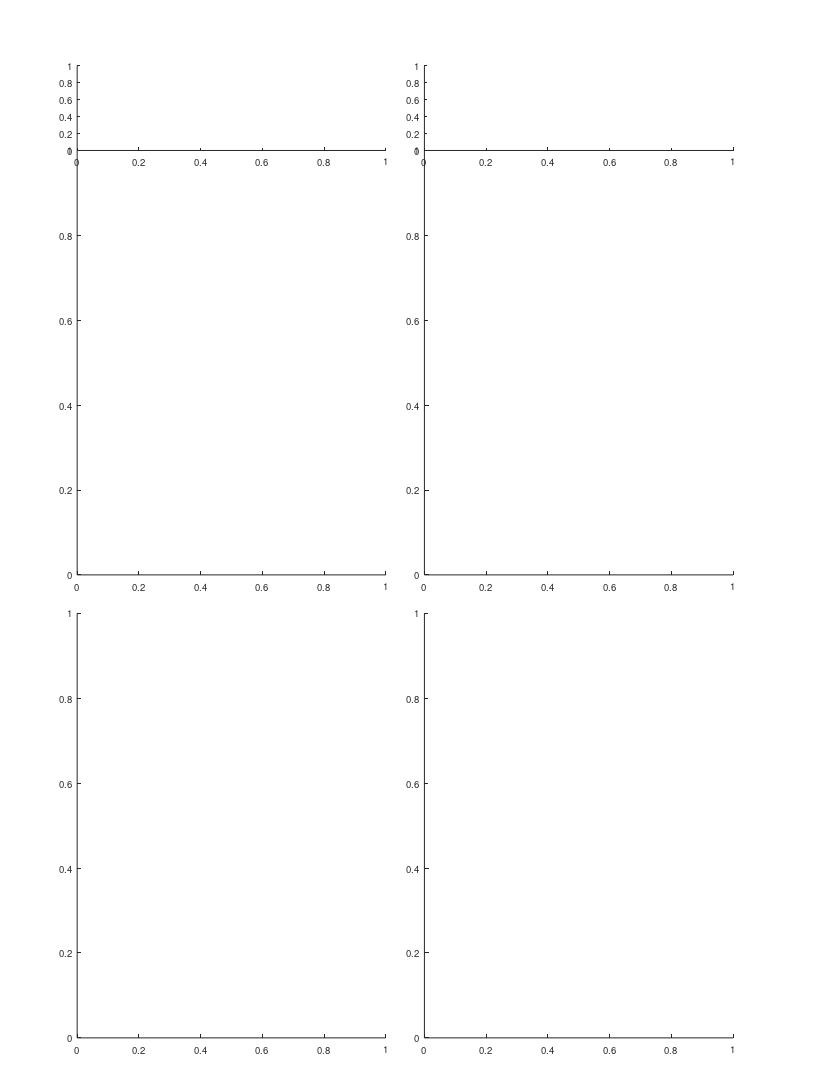

Write the MATLAB code that produced this figure. (Note: this script raises an error after producing the figure.)
%% Large Scale - fig 2 - Behavioral and neural recordings from bats fliying over large spatial scales.

%%
clear 
clc

%% define output files
res_dir = 'L:\paper_figures';
mkdir(res_dir)
fig_name_str = 'fig_3';
fig_caption_str = 'Place cells are distributed uniformly across the tunnel, with slight over-representation at particular landmarks';
log_name_str = [fig_name_str '_log_file' '.txt'];
log_name_str = strrep(log_name_str , ':', '-');
log_name_str = strrep(log_name_str , ' ', '_');
log_name_out = fullfile(res_dir, log_name_str);

%% open log file
diary off
diary(log_name_out)
diary on
disp('Log file');
disp(['created: ', datestr(clock)]);
disp('======================================================');
disp([fig_name_str ':' fig_caption_str]);
disp('======================================================');
disp('');

%% create figure
% figure_size_cm = [21.0 29.7]; % ~A4
figure_size_cm = [21.6 27.9]; % ~US letter
figure ;
% Some WYSIWYG options:
set(gcf,'DefaultAxesFontSize',7);
set(gcf,'DefaultAxesFontName','helvetica');
set(gcf,'DefaultAxesUnits','centimeters');
set(gcf,'PaperType','usletter')
% set(gcf,'PaperType','<custom>');
set(gcf,'PaperUnits','centimeters','PaperPosition',[0 0 figure_size_cm]);
set(gcf,'PaperOrientation','portrait');
set(gcf,'Units','centimeters','Position',get(gcf,'paperPosition')+[0 0 0 0]); % position on screen...
set(gcf, 'Renderer', 'painters');

pause(0.2); % workaround to solve matlab automatically changing the axes positions...

%% create panels
panel_A_size = [8 11];
panel_B_size = [8 11];
panel_C_size = [8 2];
panel_D_size = [2 2];
panel_E_size = [8 2];
panel_F_size = [2 2];
panel_G_size = [4 3];
panel_H_size = [4 3];
panel_A(1,1) = axes('position', [ 2  13 panel_A_size ]);
panel_A(2,1) = axes('position', [ 11 13 panel_A_size ]);
panel_A(1,2) = axes('position', [ 2  13+panel_A_size(2) panel_A_size.*[1 .2] ]);
panel_A(2,2) = axes('position', [ 11 13+panel_A_size(2) panel_A_size.*[1 .2] ]);
panel_B(1) = axes('position', [ 2   1 panel_B_size ]);
panel_B(2) = axes('position', [ 11  1 panel_B_size ]);
% panel_C(1) = axes('position', [ 2   5 panel_C_size ]);
% panel_C(2) = axes('position', [ 11  5 panel_C_size ]);
% panel_D(1,1) = axes('position', [ 2  1 panel_D_size ]);
% panel_D(1,2) = axes('position', [ 5  1 panel_D_size ]);
% panel_D(1,3) = axes('position', [ 8  1 panel_D_size ]);
% panel_D(2,1) = axes('position', [11  1 panel_D_size ]);
% panel_D(2,2) = axes('position', [14  1 panel_D_size ]);
% panel_D(2,3) = axes('position', [17  1 panel_D_size ]);
% panel_E(1) = axes('position', [ 2  1 panel_E_size ]);
% panel_E(2) = axes('position', [ 11 1 panel_E_size ]);
% panel_F(1,1) = axes('position', [ 2  6 panel_F_size ]);
% panel_F(1,2) = axes('position', [ 5  6 panel_F_size ]);
% panel_F(1,3) = axes('position', [ 8  6 panel_F_size ]);
% panel_F(2,1) = axes('position', [11  6 panel_F_size ]);
% panel_F(2,2) = axes('position', [14  6 panel_F_size ]);
% panel_F(2,3) = axes('position', [17  6 panel_F_size ]);
% panel_G = axes('position', [2 2 panel_H_size ]);
% panel_H = axes('position', [8 2 panel_H_size ]);

% error

% % % % % % % % % % % % % % % % % % % % % % % % % % % % % % % % % % % % % % 
%% load population data
prm = PARAMS_GetAll();
cells_t = DS_get_cells_summary();
bats = [79,148,34,9861,2289];
cells_t(~ismember(cells_t.bat, bats ),:) = [];
cells = cellfun(@(c)(cell_load_data(c,'details')), cells_t.cell_ID, 'UniformOutput',0);
cells = [cells{:}];
cells = [cells.details];
cells(~contains({cells.brain_area}, 'CA1')) = [];
cells(~ismember([cells.ClusterQuality], [2])) = [];
cells = cellfun(@(c)(cell_load_data(c,'details','stats')), {cells.cell_ID}, 'UniformOutput',0);
cells = [cells{:}];
cells_details = [cells.details];
cells_ID = {cells_details.cell_ID};
stats = [cells.stats];
stats = [stats.all];
cells_ID([stats.meanFR_all]>prm.inclusion.interneuron_FR_thr)=[];
clear cells stats cells_details cells_t
cells = cellfun(@(c)(cell_load_data(c,'details','stats','meanFR','stats','inclusion','signif','fields','FR_map')), cells_ID, 'UniformOutput',0);
cells = [cells{:}];
% % % % % % % % % % % % % % % % % % % % % % % % % % % % % % % % % % % % % % 

%%
axes(panel_A(1,2));
cla
hold on
text(-0.12,1, 'A', 'Units','normalized','FontWeight','bold');
% xlabel('Position (m)')
% ylabel('Cell no.')

axes(panel_A(1,1));
cla
hold on
text(-0.07,1.1, 'A', 'Units','normalized','FontWeight','bold');
% xlabel('Position (m)')
ylabel('Cell no.')

vline_w = 1;
vline_h = 1*[-1 1];

color_edges_L = 'g';
color_edges_R = 'r';
color_peaks = 'm';

% color_edges_L = 'g';
% color_edges_R = [255 127 0]/255;
% color_peaks = 'm';

% color_edges_L = [102,194,165]/255;
% color_edges_R = [166,216,84]/255;
% color_peaks = 'm';

for ii_dir = 1:2
    axes(panel_A(ii_dir,1));
    cla
%     yyaxis left
    hold on
    signif = cat(1,cells.signif);
    cells_dir = cells([signif(:,ii_dir).TF]);
    stats = cat(1,cells_dir.stats);
    stats = cat(1,stats.dir);
    SI = [stats(:,ii_dir).SI_bits_spike];
    [SI,sort_IX] = sort(SI,'descend');
    cells_dir = cells_dir(sort_IX);
    fields_edges = [];
    fields_peaks = [];
    for ii_cell = 1:length(cells_dir)
        cell = cells_dir(ii_cell);
        fields = cell.fields{ii_dir};
        x = cat(1,fields.edges_prc);
        fields_edges = [fields_edges ; x];
        y = ii_cell;
        plot( x',[y y],'-','Color',prm.graphics.colors.flight_directions{ii_dir},'LineWidth',0.5);
        plot( x(:,[1 1])', y+vline_h,'-','Color',color_edges_L,'LineWidth',vline_w);
        plot( x(:,[2 2])', y+vline_h,'-','Color',color_edges_R,'LineWidth',vline_w);
        x = cat(1,fields.loc);
        fields_peaks = [fields_peaks ; x];
        plot( [x x]', y+vline_h,'-','Color',color_peaks,'LineWidth',vline_w);
    end
    ylim([0 length(cells_dir)+1])
    
    axes(panel_A(ii_dir,2));
    cla
%     yyaxis right
    hold on
    x = 0:0.2:200;
    [f,xi] = ksdensity(fields_peaks,x,'Kernel','normal','Bandwidth',1.5);
    plot(xi,f, '-', 'LineWidth',0.01, 'Color',color_peaks);
    [f,xi] = ksdensity(fields_edges(:,1),x,'Kernel','normal','Bandwidth',1.5);
    plot(xi,f, '-', 'LineWidth',0.01, 'Color',color_edges_L);
    [f,xi] = ksdensity(fields_edges(:,2),x,'Kernel','normal','Bandwidth',1.5);
    plot(xi,f, '-', 'LineWidth',0.01, 'Color',color_edges_R);
    ha = gca;
    ha.XLim = [0 200];
    ha.XTickLabel = {};
%     hl=columnlegend(3,{' peak      ','         left ',' right '});
%     hl.Position = ha.Position.*[1 1 0.3 0.1] + ha.Position([3 4 1 2]).*[0.3 0.8 0 0];
end

%%
axes(panel_B(1));
hold on
text(-0.07,1.08, 'B', 'Units','normalized','FontWeight','bold');
xlabel('Position (m)')
ylabel('Field no.')
for ii_dir = 1:2
    axes(panel_B(ii_dir));
    hold on
    xlabel('Position (m)')
    
    %% arrange data
    signif = cat(1,cells.signif);
    cells_dir = cells([signif(:,ii_dir).TF]);
    pop_data = struct('field',{}, 'PSTH',{}, 'fields',{});
    ii_field = 1;
    for ii_cell = 1:length(cells_dir)
        cell = cells_dir(ii_cell);
        fields = cell.fields{ii_dir};
        for jj_field = 1:length(fields)
            pop_data(ii_field).field = fields(jj_field);
            pop_data(ii_field).PSTH = cell.FR_map(ii_dir).all.PSTH;
            pop_data(ii_field).fields = fields;
            ii_field = ii_field + 1;
        end
    end
    locs = arrayfun(@(x)(x.loc), [pop_data.field]);
    [locs, sort_IX] = sort(locs,'ascend');
    pop_data = pop_data(sort_IX);
    
    PSTH_pos_bins = cell.FR_map(ii_dir).all.bin_centers;
    M = nan(length(pop_data),length(PSTH_pos_bins));
    for ii_field = 1:length(pop_data)
        PSTH = pop_data(ii_field).PSTH;
        PSTH = PSTH ./ pop_data(ii_field).field.peak;
%         PSTH = PSTH ./ (pop_data(ii_field).field.peak*prm.fields.width_href);
        M(ii_field, :) = PSTH;
    end
    
%     exp_list = arrayfun(@(x)(x.exp_ID), [cells_dir.details],'UniformOutput',0);
%     exps = cellfun(@(exp_ID)(exp_load_data(exp_ID,'details','LM','flight')), exp_list ,'UniformOutput',0);
%     exps = [exps{:}];
%     vel_all = arrayfun(@(x)(x.speed_traj(ii_dir).vel_median), [exps.flight],'UniformOutput',0);
%     vel_all =cat(2,vel_all{:});
%     speed_all = abs(vel_all);
%     speed_mean = nanmean(abs(vel_all),2);

    %% plot
    m = 1.5;
    M(M>m) = m;
    imagesc(PSTH_pos_bins,1:size(M,1),M)
%     colorbar
    set(gca,'CLim',[0 m]);
    colormap parula
%     colormap jet
    ylim([0 size(M,1)+1])
    
% %     yyaxis right
% %     x = exps(1).flight.speed_traj.bins_centers;
% % %     plot(x, speed_all )
% %     plot(x, speed_mean, 'k','LineWidth',2)

%     exp = exp_load_data(cell.details.exp_ID,'LM');
%     plot_LM(exp.LM)
    
    
end

%%
if 0
%%
axes(panel_C(1));
hold on
text(-0.07,1.1, 'C', 'Units','normalized','FontWeight','bold');
xlabel('')
ylabel('')


%%
axes(panel_D(1,1));
hold on
text(-0.25,1.15, 'D', 'Units','normalized','FontWeight','bold');
xlabel('')
ylabel('')

%%
axes(panel_E(1));
hold on
text(-0.07,1.1, 'E', 'Units','normalized','FontWeight','bold');
xlabel('')
ylabel('')


%%
axes(panel_F(1,1));
hold on
text(-0.25,1.15, 'F', 'Units','normalized','FontWeight','bold');
xlabel('')
ylabel('')

%%
axes(panel_G);
hold on
text(-0.13,1.1, 'G', 'Units','normalized','FontWeight','bold');
xlabel('')
ylabel('')

%%
axes(panel_H);
hold on
text(-0.15,1.1, 'H', 'Units','normalized','FontWeight','bold');
xlabel('')
ylabel('')

end


%% print/save the figure
fig_name_out = fullfile(res_dir, fig_name_str);
print(gcf, fig_name_out, '-dpdf', '-cmyk', '-painters');
% print(gcf, fig_name_out, '-dtiff', '-cmyk', '-painters');
% saveas(gcf , fig_name_out, 'fig');
disp('figure was successfully saved to pdf/tiff/fig formats');






%% local function to plot lines for landmarks
function plot_LM(LM)

ylimits = get(gca,'ylim');
for ii_LM=1:length(LM)
    x = LM(ii_LM).pos_proj;
    plot(repelem(x,2) , ylimits, '-', 'color', 0.9.*[1 1 1], 'LineWidth',0.5)
    text(x, ylimits(2)+0.02*diff(ylimits), LM(ii_LM).name, 'Rotation', 45, 'FontSize',8)
end

end
